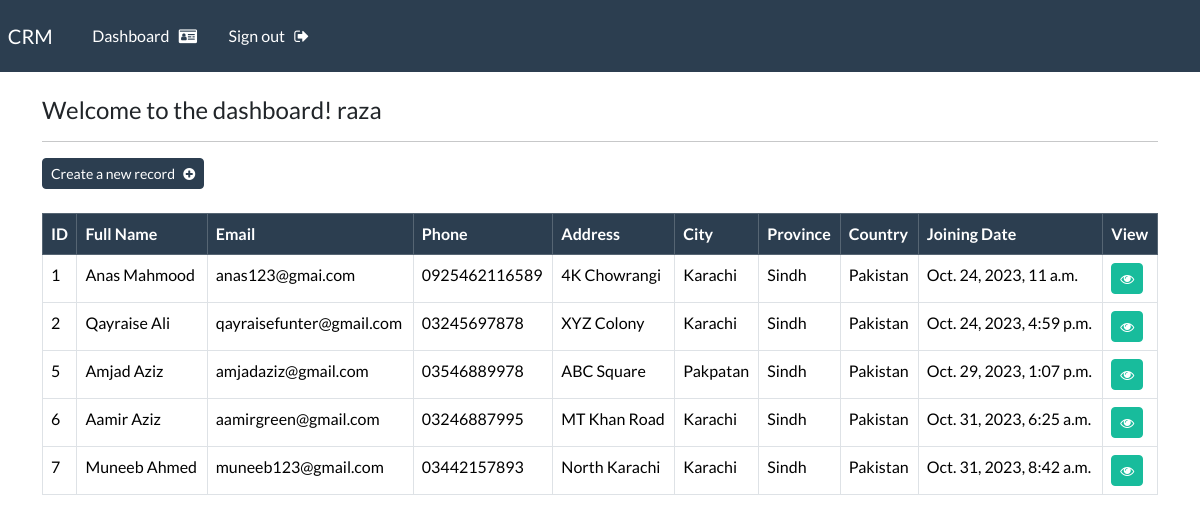
The page /dashboard (signed in) on the database its author committed.
### webapp/models.py (models this page shows, shortened)
class Record(models.Model):
    creation_date = models.DateTimeField(auto_now_add=True)
    first_name = models.CharField(max_length=50)
    last_name = models.CharField(max_length=50)
    email = models.EmailField()
    phone = models.CharField(max_length=20)
    address = models.CharField(max_length=100)
    city = models.CharField(max_length=70)
    province = models.CharField(max_length=70)
    country = models.CharField(max_length=70)

### webapp/views.py (the view)
# urls.py: path('dashboard', views.dashboard, name='dashboard'),
@login_required(login_url='my-login')
def dashboard(request):
    my_records = Record.objects.all()
    context = {'records': my_records ,'page': 'Dashboard'}
    return render(request, 'webapp/dashboard.html', context=context)

### webapp/templates/webapp/dashboard.html
{% extends 'webapp/base.html' %}
{% block content %}
    <h4>Welcome to the dashboard! {{user}}</h4>
<hr>
<a class="btn btn-primary btn-bg-primary btn-sm" href="{% url 'create-record' %}">
    Create a new record &nbsp; <i class="fa fa-plus-circle" aria-hidden="true"></i>
</a>
<br> <br>
<table class="table table-hover table-bordered">
    <thead class="table-primary">
      <tr>
        <th scope="col">ID</th>
        <th scope="col">Full Name</th>
        <th scope="col">Email</th>
        <th scope="col">Phone</th>
        <th scope="col">Address</th>
        <th scope="col">City</th>
        <th scope="col">Province</th>
        <th scope="col">Country</th>
        <th scope="col">Joining Date</th>
        <th scope="col">View</th>
      </tr>
    </thead>
    <tbody>
        {% if records %}
            {% for r in records %}
            <tr>
                <td>{{r.id}}</td>
                <td>{{r.first_name|capfirst}} {{r.last_name|capfirst}}</td>
                <td>{{r.email}}</td>
                <td>{{r.phone}}</td>
                <td>{{r.address}}</td>
                <td>{{r.city}}</td>
                <td>{{r.province}}</td>
                <td>{{r.country}}</td>
                <td>{{r.creation_date}}</td>
                <td><a class="btn btn-success btn-sm" href="{% url 'view-record' r.id %}"><i class="fa fa-eye" aria-hidden="true"></a></td>
            </tr>
            {% endfor %}
      {% endif %}
</table>
{% endblock %}

### webapp/templates/webapp/base.html (shortened to what this page needs)
{% load static %}
<!DOCTYPE html>
<html lang="en">
<head>
    <link rel="stylesheet" type="text/css" href="https://bootswatch.com/5/flatly/bootstrap.min.css">
    <link rel="stylesheet" type="text/css" href="{% static 'css/styles.css' %}">
    <link rel="stylesheet" href="https://cdnjs.cloudflare.com/ajax/libs/font-awesome/4.7.0/css/font-awesome.min.css">
</head>
<body>
    {% include 'webapp/navbar.html' %}
    <div class="container">
        <br>
        {% block content %}
        {% endblock %}
    </div>
</body>
</html>

### webapp/templates/webapp/navbar.html (shortened to what this page needs)
<nav class="navbar navbar-expand-lg navbar-dark bg-primary justify-content-center">
    <a class="navbar-brand main-heading" href="{% url '' %}">
      &nbsp; CRM
    </a>
      <div class="collapse navbar-collapse text-center" id="navbarNavDropdown">
        <ul class="navbar-nav mr-auto">
          {% if user.is_authenticated %}
            <li class="nav-item">
              <a class="nav-link" href="{% url 'dashboard' %}">Dashboard &nbsp; <i class="fa fa-id-card" aria-hidden="true"></i> </a>
            </li>
            <li class="nav-item">
              <a class="nav-link" href="{% url 'user-logout' %}">Sign out &nbsp; <i class="fa fa-sign-out" aria-hidden="true"></i> </a>
            </li>
        </ul>
        {% endif %}
      </div>
  </nav>

### rows shown on the page
Record: id "1", first_name "Anas", last_name "Mahmood", email "anas123@gmai.com", phone "0925462116589", address "4K Chowrangi", city "Karachi", province "Sindh", country "Pakistan", creation_date "Oct. 24, 2023, 11 a.m."
Record: id "2", first_name "Qayraise", last_name "Ali", email "qayraisefunter@gmail.com", phone "03245697878", address "XYZ Colony", city "Karachi", province "Sindh", country "Pakistan", creation_date "Oct. 24, 2023, 4:59 p.m."
Record: id "5", first_name "Amjad", last_name "Aziz", email "amjadaziz@gmail.com", phone "03546889978", address "ABC Square", city "Pakpatan", province "Sindh", country "Pakistan", creation_date "Oct. 29, 2023, 1:07 p.m."
Record: id "6", first_name "Aamir", last_name "Aziz", email "aamirgreen@gmail.com", phone "03246887995", address "MT Khan Road", city "Karachi", province "Sindh", country "Pakistan", creation_date "Oct. 31, 2023, 6:25 a.m."
Record: id "7", first_name "Muneeb", last_name "Ahmed", email "muneeb123@gmail.com", phone "03442157893", address "North Karachi", city "Karachi", province "Sindh", country "Pakistan", creation_date "Oct. 31, 2023, 8:42 a.m."

### other values the page prints
{{ user }} "raza"
